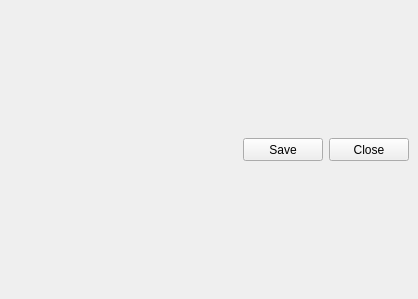
<?xml version="1.0" encoding="UTF-8"?>
<ui version="4.0">
 <class>StatgenGraphWindow</class>
 <widget class="QMainWindow" name="StatgenGraphWindow">
  <property name="geometry">
   <rect>
    <x>0</x>
    <y>0</y>
    <width>418</width>
    <height>299</height>
   </rect>
  </property>
  <property name="windowTitle">
   <string>Graph</string>
  </property>
  <widget class="QWidget" name="centralwidget">
   <layout class="QVBoxLayout" name="verticalLayout">
    <item>
     <layout class="QHBoxLayout" name="graph_layout_buttons">
      <item>
       <spacer name="horizontalSpacer">
        <property name="orientation">
         <enum>Qt::Horizontal</enum>
        </property>
        <property name="sizeHint" stdset="0">
         <size>
          <width>40</width>
          <height>20</height>
         </size>
        </property>
       </spacer>
      </item>
      <item>
       <widget class="QPushButton" name="graph_pushButton_save">
        <property name="minimumSize">
         <size>
          <width>80</width>
          <height>23</height>
         </size>
        </property>
        <property name="toolTip">
         <string>Save graph</string>
        </property>
        <property name="text">
         <string>Save</string>
        </property>
        <property name="autoDefault">
         <bool>true</bool>
        </property>
       </widget>
      </item>
      <item>
       <widget class="QPushButton" name="graph_pushButton_close">
        <property name="minimumSize">
         <size>
          <width>80</width>
          <height>23</height>
         </size>
        </property>
        <property name="toolTip">
         <string>Close window</string>
        </property>
        <property name="text">
         <string>Close</string>
        </property>
        <property name="autoDefault">
         <bool>true</bool>
        </property>
       </widget>
      </item>
     </layout>
    </item>
   </layout>
  </widget>
 </widget>
 <tabstops>
  <tabstop>graph_pushButton_save</tabstop>
  <tabstop>graph_pushButton_close</tabstop>
 </tabstops>
 <resources/>
 <connections>
  <connection>
   <sender>graph_pushButton_close</sender>
   <signal>clicked()</signal>
   <receiver>StatgenGraphWindow</receiver>
   <slot>close()</slot>
   <hints>
    <hint type="sourcelabel">
     <x>400</x>
     <y>322</y>
    </hint>
    <hint type="destinationlabel">
     <x>400</x>
     <y>342</y>
    </hint>
   </hints>
  </connection>
 </connections>
</ui>
